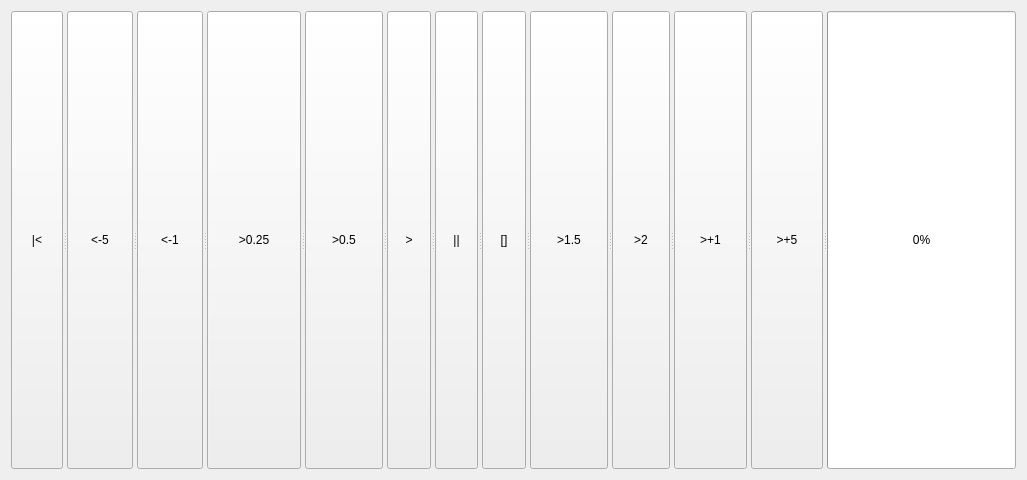
<?xml version="1.0" encoding="UTF-8"?>
<ui version="4.0">
 <class>VideoWidget</class>
 <widget class="QWidget" name="VideoWidget">
  <property name="geometry">
   <rect>
    <x>0</x>
    <y>0</y>
    <width>1027</width>
    <height>480</height>
   </rect>
  </property>
  <property name="windowTitle">
   <string>Form</string>
  </property>
  <layout class="QVBoxLayout" name="verticalLayout">
   <item>
    <widget class="QSplitter" name="splitter">
     <property name="sizePolicy">
      <sizepolicy hsizetype="Expanding" vsizetype="Minimum">
       <horstretch>0</horstretch>
       <verstretch>0</verstretch>
      </sizepolicy>
     </property>
     <property name="minimumSize">
      <size>
       <width>0</width>
       <height>25</height>
      </size>
     </property>
     <property name="maximumSize">
      <size>
       <width>16777215</width>
       <height>16777215</height>
      </size>
     </property>
     <property name="orientation">
      <enum>Qt::Horizontal</enum>
     </property>
     <widget class="QToolButton" name="rewind">
      <property name="text">
       <string>|&lt;</string>
      </property>
     </widget>
     <widget class="QToolButton" name="rewind5">
      <property name="text">
       <string>&lt;-5</string>
      </property>
     </widget>
     <widget class="QToolButton" name="rewind1">
      <property name="text">
       <string>&lt;-1</string>
      </property>
     </widget>
     <widget class="QToolButton" name="play25">
      <property name="text">
       <string>&gt;0.25</string>
      </property>
     </widget>
     <widget class="QToolButton" name="play50">
      <property name="text">
       <string>&gt;0.5</string>
      </property>
     </widget>
     <widget class="QToolButton" name="play">
      <property name="text">
       <string>&gt;</string>
      </property>
     </widget>
     <widget class="QToolButton" name="pause">
      <property name="text">
       <string>||</string>
      </property>
     </widget>
     <widget class="QToolButton" name="stop">
      <property name="text">
       <string>[]</string>
      </property>
     </widget>
     <widget class="QToolButton" name="play150">
      <property name="text">
       <string>&gt;1.5</string>
      </property>
     </widget>
     <widget class="QToolButton" name="play200">
      <property name="text">
       <string>&gt;2</string>
      </property>
     </widget>
     <widget class="QToolButton" name="forward1">
      <property name="text">
       <string>&gt;+1</string>
      </property>
     </widget>
     <widget class="QToolButton" name="forward5">
      <property name="text">
       <string>&gt;+5</string>
      </property>
     </widget>
     <widget class="QProgressBar" name="progressBar">
      <property name="value">
       <number>0</number>
      </property>
     </widget>
    </widget>
   </item>
  </layout>
 </widget>
 <resources/>
 <connections/>
</ui>
